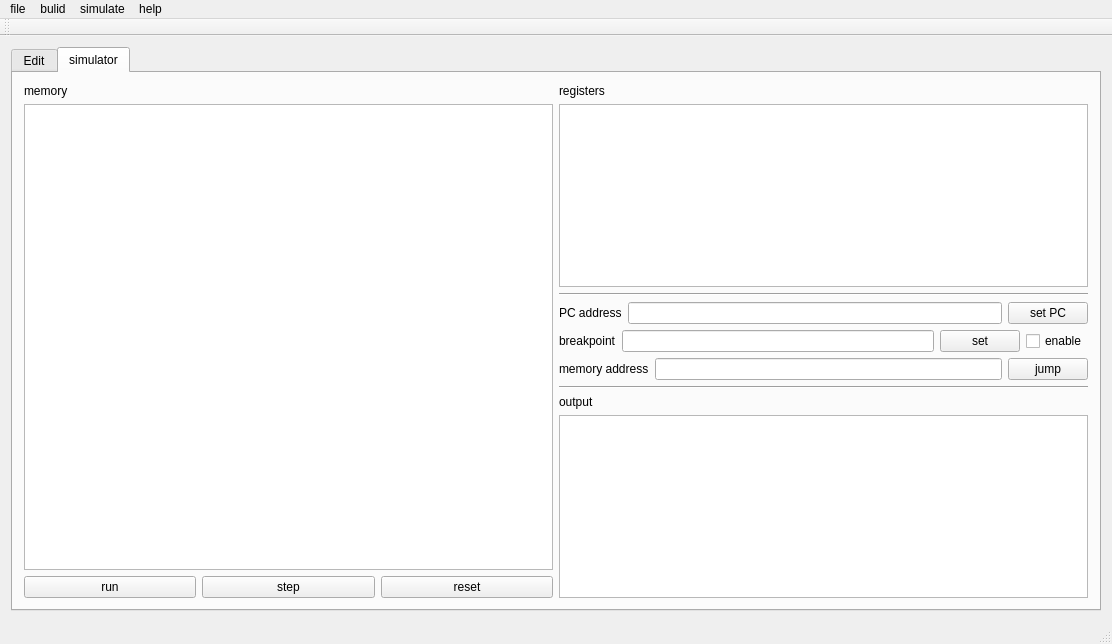
<?xml version="1.0" encoding="UTF-8"?>
<ui version="4.0">
 <class>MainWindow</class>
 <widget class="QMainWindow" name="MainWindow">
  <property name="geometry">
   <rect>
    <x>0</x>
    <y>0</y>
    <width>1112</width>
    <height>644</height>
   </rect>
  </property>
  <property name="sizePolicy">
   <sizepolicy hsizetype="Preferred" vsizetype="Preferred">
    <horstretch>0</horstretch>
    <verstretch>0</verstretch>
   </sizepolicy>
  </property>
  <property name="windowTitle">
   <string>MIPS</string>
  </property>
  <property name="windowIcon">
   <iconset>
    <normaloff>icon.png</normaloff>
    <normalon>icon.png</normalon>
    <disabledoff>icon.png</disabledoff>
    <disabledon>icon.png</disabledon>
    <activeoff>icon.png</activeoff>
    <activeon>icon.png</activeon>
    <selectedoff>icon.png</selectedoff>
    <selectedon>icon.png</selectedon>icon.png</iconset>
  </property>
  <widget class="QWidget" name="centralWidget">
   <layout class="QVBoxLayout" name="verticalLayout_2">
    <item>
     <widget class="QTabWidget" name="tabWidget">
      <property name="sizePolicy">
       <sizepolicy hsizetype="Expanding" vsizetype="Expanding">
        <horstretch>1</horstretch>
        <verstretch>1</verstretch>
       </sizepolicy>
      </property>
      <property name="sizeIncrement">
       <size>
        <width>1</width>
        <height>1</height>
       </size>
      </property>
      <property name="contextMenuPolicy">
       <enum>Qt::NoContextMenu</enum>
      </property>
      <property name="currentIndex">
       <number>1</number>
      </property>
      <widget class="QWidget" name="EditTab">
       <attribute name="title">
        <string>Edit</string>
       </attribute>
       <layout class="QVBoxLayout" name="verticalLayout_3">
        <item>
         <widget class="QTextEdit" name="codeEdit"/>
        </item>
        <item>
         <widget class="QLabel" name="label">
          <property name="text">
           <string>output</string>
          </property>
         </widget>
        </item>
        <item>
         <widget class="QTextBrowser" name="compileOutput">
          <property name="sizePolicy">
           <sizepolicy hsizetype="Expanding" vsizetype="Maximum">
            <horstretch>0</horstretch>
            <verstretch>0</verstretch>
           </sizepolicy>
          </property>
          <property name="maximumSize">
           <size>
            <width>16777215</width>
            <height>100</height>
           </size>
          </property>
         </widget>
        </item>
        <item>
         <layout class="QHBoxLayout" name="horizontalLayout_7">
          <item>
           <widget class="QPushButton" name="compileButton">
            <property name="text">
             <string>compile</string>
            </property>
           </widget>
          </item>
          <item>
           <widget class="QPushButton" name="simulateButton">
            <property name="text">
             <string>simulate</string>
            </property>
           </widget>
          </item>
          <item>
           <widget class="QLabel" name="label_7">
            <property name="text">
             <string> </string>
            </property>
           </widget>
          </item>
         </layout>
        </item>
       </layout>
      </widget>
      <widget class="QWidget" name="simulatorTab">
       <attribute name="title">
        <string>simulator</string>
       </attribute>
       <layout class="QHBoxLayout" name="horizontalLayout_4">
        <item>
         <layout class="QVBoxLayout" name="verticalLayout_5">
          <item>
           <widget class="QLabel" name="label_2">
            <property name="text">
             <string>memory</string>
            </property>
           </widget>
          </item>
          <item>
           <widget class="QTextBrowser" name="memoryText"/>
          </item>
          <item>
           <layout class="QHBoxLayout" name="horizontalLayout_3">
            <item>
             <widget class="QPushButton" name="pushButton">
              <property name="text">
               <string>run</string>
              </property>
             </widget>
            </item>
            <item>
             <widget class="QPushButton" name="pushButton_2">
              <property name="text">
               <string>step</string>
              </property>
             </widget>
            </item>
            <item>
             <widget class="QPushButton" name="pushButton_3">
              <property name="text">
               <string>reset</string>
              </property>
             </widget>
            </item>
           </layout>
          </item>
         </layout>
        </item>
        <item>
         <layout class="QVBoxLayout" name="verticalLayout_4">
          <item>
           <widget class="QLabel" name="label_3">
            <property name="text">
             <string>registers</string>
            </property>
           </widget>
          </item>
          <item>
           <widget class="QTextBrowser" name="registerText"/>
          </item>
          <item>
           <widget class="Line" name="line_2">
            <property name="orientation">
             <enum>Qt::Horizontal</enum>
            </property>
           </widget>
          </item>
          <item>
           <layout class="QHBoxLayout" name="horizontalLayout_5">
            <item>
             <widget class="QLabel" name="label_5">
              <property name="text">
               <string>PC address</string>
              </property>
             </widget>
            </item>
            <item>
             <widget class="QLineEdit" name="PCtext"/>
            </item>
            <item>
             <widget class="QPushButton" name="setPCButton">
              <property name="text">
               <string>set PC</string>
              </property>
             </widget>
            </item>
           </layout>
          </item>
          <item>
           <layout class="QHBoxLayout" name="horizontalLayout_6">
            <item>
             <widget class="QLabel" name="label_6">
              <property name="text">
               <string>breakpoint</string>
              </property>
             </widget>
            </item>
            <item>
             <widget class="QLineEdit" name="breakpointText"/>
            </item>
            <item>
             <widget class="QPushButton" name="setBPButton">
              <property name="text">
               <string>set</string>
              </property>
             </widget>
            </item>
            <item>
             <widget class="QCheckBox" name="checkBox">
              <property name="text">
               <string>enable</string>
              </property>
             </widget>
            </item>
           </layout>
          </item>
          <item>
           <layout class="QHBoxLayout" name="horizontalLayout_8">
            <item>
             <widget class="QLabel" name="label_8">
              <property name="text">
               <string>memory address</string>
              </property>
             </widget>
            </item>
            <item>
             <widget class="QLineEdit" name="memoryAddEdit"/>
            </item>
            <item>
             <widget class="QPushButton" name="jumpMemoryButton">
              <property name="text">
               <string>jump</string>
              </property>
             </widget>
            </item>
           </layout>
          </item>
          <item>
           <widget class="Line" name="line">
            <property name="orientation">
             <enum>Qt::Horizontal</enum>
            </property>
           </widget>
          </item>
          <item>
           <widget class="QLabel" name="label_4">
            <property name="text">
             <string>output</string>
            </property>
           </widget>
          </item>
          <item>
           <widget class="QTextBrowser" name="outputText">
            <property name="readOnly">
             <bool>false</bool>
            </property>
           </widget>
          </item>
         </layout>
        </item>
       </layout>
      </widget>
     </widget>
    </item>
   </layout>
  </widget>
  <widget class="QMenuBar" name="menuBar">
   <property name="geometry">
    <rect>
     <x>0</x>
     <y>0</y>
     <width>1112</width>
     <height>29</height>
    </rect>
   </property>
   <widget class="QMenu" name="menu">
    <property name="title">
     <string>file</string>
    </property>
    <addaction name="actionopen"/>
    <addaction name="actionsave"/>
    <addaction name="actionexport"/>
    <addaction name="actionsetting"/>
    <addaction name="actionexit"/>
   </widget>
   <widget class="QMenu" name="menu_2">
    <property name="title">
     <string>bulid</string>
    </property>
    <addaction name="actioncompile"/>
   </widget>
   <widget class="QMenu" name="menusimulate">
    <property name="title">
     <string>simulate</string>
    </property>
    <addaction name="actionrun"/>
    <addaction name="actionreset"/>
    <addaction name="actionstep"/>
   </widget>
   <widget class="QMenu" name="menuhelp">
    <property name="title">
     <string>help</string>
    </property>
    <addaction name="actionabout"/>
    <addaction name="actiondocument"/>
   </widget>
   <addaction name="menu"/>
   <addaction name="menu_2"/>
   <addaction name="menusimulate"/>
   <addaction name="menuhelp"/>
  </widget>
  <widget class="QToolBar" name="mainToolBar">
   <attribute name="toolBarArea">
    <enum>TopToolBarArea</enum>
   </attribute>
   <attribute name="toolBarBreak">
    <bool>false</bool>
   </attribute>
  </widget>
  <widget class="QStatusBar" name="statusBar"/>
  <action name="actioncompile">
   <property name="text">
    <string>compile</string>
   </property>
  </action>
  <action name="actionopen">
   <property name="text">
    <string>open</string>
   </property>
  </action>
  <action name="actionexport">
   <property name="text">
    <string>export</string>
   </property>
  </action>
  <action name="actionsave">
   <property name="text">
    <string>save</string>
   </property>
  </action>
  <action name="actionexit">
   <property name="text">
    <string>exit</string>
   </property>
  </action>
  <action name="actionrun">
   <property name="text">
    <string>run</string>
   </property>
  </action>
  <action name="actionreset">
   <property name="text">
    <string>reset</string>
   </property>
  </action>
  <action name="actionstep">
   <property name="text">
    <string>step</string>
   </property>
  </action>
  <action name="actionsetting">
   <property name="text">
    <string>setting</string>
   </property>
  </action>
  <action name="actionabout">
   <property name="text">
    <string>about</string>
   </property>
  </action>
  <action name="actiondocument">
   <property name="text">
    <string>document</string>
   </property>
  </action>
 </widget>
 <layoutdefault spacing="6" margin="11"/>
 <resources/>
 <connections/>
</ui>
